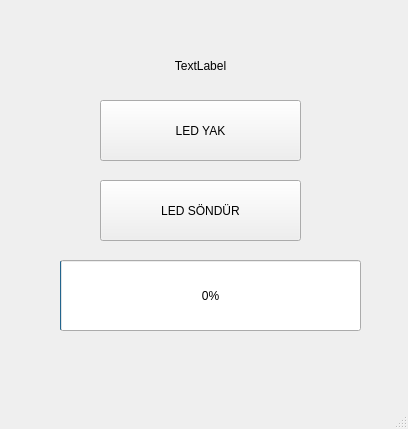
<?xml version="1.0" encoding="UTF-8"?>
<ui version="4.0">
 <class>MainWindow</class>
 <widget class="QMainWindow" name="MainWindow">
  <property name="geometry">
   <rect>
    <x>0</x>
    <y>0</y>
    <width>408</width>
    <height>429</height>
   </rect>
  </property>
  <property name="windowTitle">
   <string>MainWindow</string>
  </property>
  <widget class="QWidget" name="centralwidget">
   <widget class="QPushButton" name="btnLedYak">
    <property name="geometry">
     <rect>
      <x>100</x>
      <y>100</y>
      <width>201</width>
      <height>61</height>
     </rect>
    </property>
    <property name="text">
     <string>LED YAK</string>
    </property>
   </widget>
   <widget class="QPushButton" name="btnLedSondur">
    <property name="geometry">
     <rect>
      <x>100</x>
      <y>180</y>
      <width>201</width>
      <height>61</height>
     </rect>
    </property>
    <property name="text">
     <string>LED SÖNDÜR</string>
    </property>
   </widget>
   <widget class="QProgressBar" name="barSensor">
    <property name="geometry">
     <rect>
      <x>60</x>
      <y>260</y>
      <width>301</width>
      <height>71</height>
     </rect>
    </property>
    <property name="maximum">
     <number>4095</number>
    </property>
    <property name="value">
     <number>24</number>
    </property>
   </widget>
   <widget class="QLabel" name="lblDurum">
    <property name="geometry">
     <rect>
      <x>90</x>
      <y>40</y>
      <width>221</width>
      <height>51</height>
     </rect>
    </property>
    <property name="text">
     <string>TextLabel</string>
    </property>
    <property name="alignment">
     <set>Qt::AlignmentFlag::AlignCenter</set>
    </property>
   </widget>
  </widget>
  <widget class="QMenuBar" name="menubar">
   <property name="geometry">
    <rect>
     <x>0</x>
     <y>0</y>
     <width>408</width>
     <height>21</height>
    </rect>
   </property>
  </widget>
  <widget class="QStatusBar" name="statusbar"/>
 </widget>
 <resources/>
 <connections/>
</ui>
